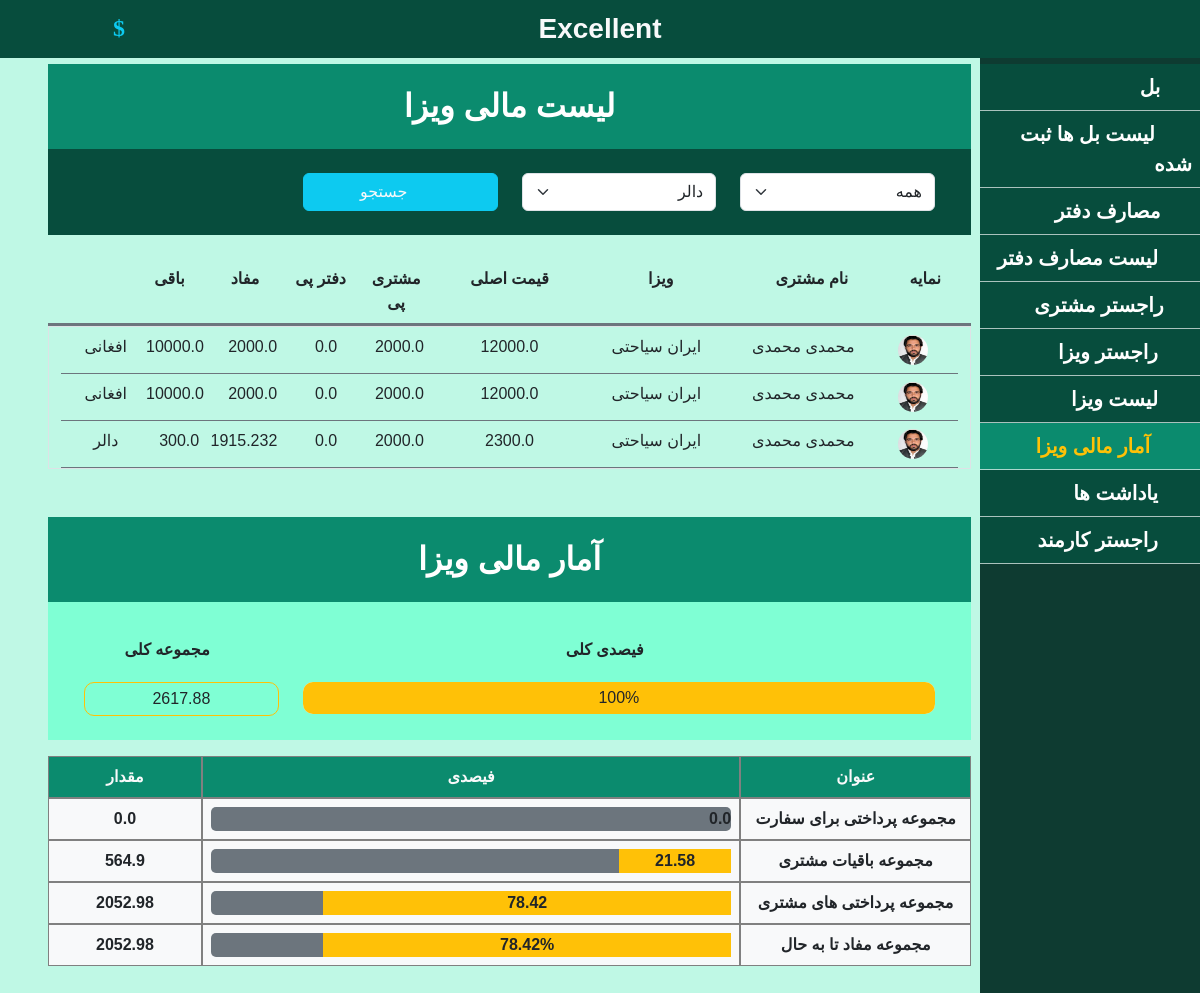
The app's page /visaStatistic (signed in) with its own data.
### travel_tour/models.py (models this page shows, shortened)
class Customer(models.Model):
    name = models.CharField(max_length=50)
    lastname = models.CharField(max_length=50)
    address = models.CharField(max_length=50)
    email = models.CharField(max_length=50,default='unknown')
    phone = models.CharField(max_length=50)
    mainstate = models.CharField(max_length=20)
    currentstate = models.CharField(max_length=20)
    passport = models.CharField(max_length=50,null=True)
    profile = models.ImageField(upload_to='profile/' , blank= True)
    passportImage = models.ImageField(upload_to='document/' , blank= True, null=True)
    cardImage = models.ImageField(upload_to='document/' , blank= True, null=True)

class VisaType(models.Model):
    country = models.CharField(max_length=20)
    duration = models.IntegerField()
    type = models.CharField(max_length=20)
    price = models.FloatField()
    money = models.ForeignKey(Money, on_delete=models.CASCADE)

class Visa(models.Model):
    visaType = models.ForeignKey(VisaType, on_delete=models.CASCADE)
    customer = models.ForeignKey(Customer, on_delete=models.CASCADE)
    isprocess = models.BooleanField(default=False)
    employee = models.ForeignKey(CustomUser, null=True, on_delete=models.SET_NULL)
    emailby = models.ForeignKey(OurEmail, on_delete=models.CASCADE)
    visapdf = models.FileField(upload_to='VisaPdfFiles/', null= True)
    isapproved = models.BooleanField(default=False)
    isrejected = models.BooleanField(default=False)
    iscomplate = models.BooleanField(default=False)
    saveddate = models.DateField(auto_now=True)
    price = models.FloatField()
    money = models.ForeignKey(Money, on_delete=models.CASCADE)
    bill = models.ForeignKey(Bill,on_delete=models.CASCADE,null=True)

class visaPayment(models.Model):
    visa = models.ForeignKey(Visa,on_delete=models.CASCADE)
    payed = models.FloatField(null = True)
    blockAddress = models.CharField(max_length=50, null = True)
    blockImage = models.ImageField(upload_to='BlockImage/' , blank= True, null=True)

class Money(models.Model):
    money_type = models.CharField(max_length=20)
    amount = models.IntegerField()
    sell_amount = models.FloatField()
    buy_amount = models.FloatField()
    date = models.DateTimeField(auto_now_add=True)
    def __str__ (self):
        return str(self.money_type)

### travel_tour/views.py (the view)
# urls.py: path('visaStatistic', visaStatistic,name = 'visaStatistic'),
@login_required(login_url='/')
def visaStatistic(request):
    context = {}
    context['page'] = 'آمار ویزا ها'
    total_price = 0
    total_ofpay = 0
    total_cupay = 0
    context['money'] = mod.Money.objects.all()
    try:
        if request.method == 'GET':
         Fvtype = request.GET.get('vtype_txt')
         moneytype = request.GET.get('money_txt')
         if moneytype:
            totype = mod.Money.objects.get(id = moneytype)
         else:
            totype = mod.Money.objects.get(id = 1)
         if Fvtype:
           if Fvtype == '0':
               visas = mod.Visa.objects.all()
               context['records'] = visaacountingList(visas)
               for i in context['records']:
                   moneychange(i['visa_price'],i["money_type"],totype.money_type)
                   total_price +=  moneychange(i['visa_price'],i["money_type"],totype)
                   total_cupay += moneychange(i['cupay'],i["money_type"],totype)
                   total_ofpay +=  moneychange(i['ofpay'],i["money_type"],totype)
               context['total_ofpay'] = round(total_ofpay,3)
               context['total_cupay_pay'] = round(total_cupay,3)
               context['percentage_cupay_pay'] = round(context['total_cupay_pay'] * 100 / total_price,2)
               context['total_price'] = round(total_price,3)
               context['percentage_ofpay'] = round(total_ofpay * 100 / total_price,2)
               context['total_cupay'] = round(total_price - total_cupay,3)
               context['percentage_cupay'] = round(context['total_cupay'] * 100 /total_price,2)
               context['mafad'] = round(total_cupay - total_ofpay,3)
               context['mafad_min'] = 'text-white bg-danger' if round(context['mafad'] * 100 / total_price,2) < 0 else 'bg-warning'
               context['percentage_mafad'] = abs(round(context['mafad'] * 100 / total_price,2))
           else:
                 visas = mod.Visa.objects.filter(visaType = Fvtype)
                 if len(visas) != 0:
                    context['records'] = visaacountingList(visas)
                    for i in context['records']:
                        moneychange(i['visa_price'],i["money_type"],totype)
                        total_price +=  moneychange(i['visa_price'],i["money_type"],totype)
                        total_cupay += moneychange(i['cupay'],i["money_type"],totype)
                        total_ofpay +=  moneychange(i['ofpay'],i["money_type"],totype)
                    context['total_ofpay'] = round(total_ofpay,3)
                    context['total_cupay_pay'] = round(total_cupay,3)
                    context['percentage_cupay_pay'] = round(context['total_cupay_pay'] * 100 / total_price,2)
                    context['total_price'] = round(total_price,3)
                    context['percentage_ofpay'] = round(total_ofpay * 100 / total_price,2)
                    context['total_cupay'] = round(total_price - total_cupay,3)
                    context['percentage_cupay'] = round(context['total_cupay'] * 100 /total_price,2)
                    context['mafad'] = round(total_cupay - total_ofpay,3)
                    context['mafad_min'] = 'text-white bg-danger' if round(context['mafad'] * 100 / total_price,2) < 0 else 'bg-warning'
                    context['percentage_mafad'] = abs(round(context['mafad'] * 100 / total_price,2))
         else:
              context['records'] = visaacountingList(mod.Visa.objects.all())
              for i in context['records']:
                   moneychange(i['visa_price'],i["money_type"],totype)
                   total_price +=  moneychange(i['visa_price'],i["money_type"],totype)
                   total_cupay += moneychange(i['cupay'],i["money_type"],totype)
                   total_ofpay +=  moneychange(i['ofpay'],i["money_type"],totype)
              context['total_ofpay'] = round(total_ofpay,3)
              context['total_cupay_pay'] = round(total_cupay,3)
              context['percentage_cupay_pay'] = round(context['total_cupay_pay'] * 100 / total_price,2)
              context['total_price'] = round(total_price,3)
              context['percentage_ofpay'] = round(total_ofpay * 100 / total_price,2)
              context['total_cupay'] = round(total_price - total_cupay,3)
              context['percentage_cupay'] = round(context['total_cupay'] * 100 /total_price,2)
              context['mafad'] = round(total_cupay - total_ofpay,3)
              context['mafad_min'] = 'text-white bg-danger' if round(context['mafad'] * 100 / total_price,2) < 0 else 'bg-warning'
              context['percentage_mafad'] = abs(round(context['mafad'] * 100 / total_price,2))
    except:
         return HttpResponseNotFound('<h1 style = "text-align: center"> هیچ ویزای وجود ندارد </h1>')
    context['vtype'] = mod.VisaType.objects.all()
    context['visastatistic'] = ' text-warning sub-bg ps-3'
    return render(request,'visa/visastatistic.html',context)

### templates/visa/visastatistic.html (shortened to what this page needs)
{% extends 'shared/_MainLayout.html' %}
{% load static %}
{% block content %}
<div class="body p-5 mt-3">
  <div class="text-center">
    <div class="detial">
      <div class="title_bar fw-bold fs-2 sub-bg text-white">
          لیست مالی ویزا
      </div>
      <div class="search_filter main-bg p-4">
        <form action="" name="listSearchform" method="get">
          <div class="row m-0">
            <div class="col-lg-3 col-md-3 col-12">
              <select class="form-select" name="vtype_txt"  id="emp" aria-label="Default select example">
                <option value="0">همه</option>
              </select>
            </div>
            <div class="col-lg-3 col-md-3 col-12">
              <select class="form-select" id="emailBy" name="money_txt" aria-label="Default select example">
                {% for item in money %}
                    <option value="{{item.id}}">{{item.money_type}} </option>
                {% endfor %}
            </select>
            </div>
            <div class="col-lg-3 col-md-3 col-12">
              <button type="submit" class="btn btn-info sub-bg text-light w-100"><i class="fa fa-search px-2" aria-hidden="true"></i>
                جستجو</button>
            </div>
          </div>
        </form>
      </div>
      <div class="row m-0 mt-4">
        <div class="col-12  border-bottom border-secondary border-3 p-2">
          <div class="row m-0">
            <div class="col-lg-1 col-md-1 col-12 fw-bold">
              نمایه
            </div>
            <div class="col-lg-2 col-md-2 col-12 fw-bold">
              نام مشتری
            </div>
            <div class="col-lg-2 col-md-1 col-12 fw-bold">
              ویزا
            </div>
            <div class="col-lg-2 col-md-2 col-12 fw-bold">
              قیمت اصلی
            </div>
            <div class="col-lg-1 col-md-2 col-12 fw-bold">
                مشتری پی
            </div>
            <div class="col-lg-1 col-md-2 col-12 fw-bold">
                دفتر پی
            </div>
            <div class="col-lg-1 col-md-2 col-12 fw-bold">
               مفاد
            </div>
            <div class="col-lg-1 col-md-2 col-12 fw-bold">
               باقی
             </div>
          </div>
        </div>
        <div class="row m-0 border-top border secondary" style="max-height: 500px; overflow-y:scroll">
          {% for item in records %}
          <div class="col-12 p-2 border-bottom border-secondary">
            <div class="row m-0 text-center">
              <div class="col-lg-1 col-md-1 col-12 fw-bold">
                <a href=""> <img src="{{item.visa_customer.profile.url}}" alt="" width="30" height="30"
                    style="border-radius: 50%;"> </a>
              </div>
              <div class="col-lg-2 col-md-2 col-12 ">
                {{ item.visa_customer.name }} {{item.visa_customer.lastname}}
              </div>
              <div class="col-lg-2 col-md-2 col-12 ">
                {{item.visa_type.country}} {{item.visa_type.type}}
              </div>
              <div class="col-lg-2 col-md-2 col-12 ">
                {{item.visa_price}}
              </div>
              <div class="col-lg-1 col-md-1 col-12 ">
                {{item.cupay}}
              </div>
              <div class="col-lg-1 col-md-1 col-12 ">
                {{item.ofpay}}
              </div>
              <div class="col-lg-1 col-md-1 col-12 ">
                {{item.mafad}}
              </div>
              <div class="col-lg-1 col-md-1 col-12 ">
                {{item.remain}}
              </div>
              <div class="col-lg-1 col-md-1 col-12 ">
                {{item.money_type}}
              </div>
            </div>
          </div>
          {% endfor %}
        </div>
      </div>
    </div>
    <div class="detial mt-5">
      <div class="title_bar fw-bold fs-2 sub-bg text-white">
        آمار مالی ویزا
      </div>
      <div class="search_filter p-4" style="background-color: aquamarine;">
          <div class="row m-0">
            <div class="col-9 mt-2">
              <p class="text-dark m-1 fw-bold"><i class="fa fa-edit text-danger px-2" aria-hidden="true"></i>فیصدی
                کلی</p>
            </div>
            <div class="col-3 mt-2">
              <p class="text-dark m-1 fw-bold"><i class="fa fa-edit text-danger px-2" aria-hidden="true"></i>مجموعه
                کلی</p>
              </div>
            <div class="col-9 mt-2">
              <div class=' bg-light  mt-2 text-center' style="width: 100%; border-radius:10px">
                <div class=' bg-warning py-1 mt-2 text-center' style="width: 100%; border-radius:10px">100%</div>
              </div>
            </div>
            <div class="col-3 mt-2">
              <div class='text-dark py-1 mt-2 text-center border border-warning' style="width: 100%; border-radius:10px">{{total_price}} {{money.money_type}}</div>
            </div>
          </div>
      </div>
      <div class="row m-0 bg-light mt-3 ">
        <div class="col-3 sub-bg text-light p-2 fw-bold" style="border: 1px solid grey;">عنوان</div>
        <div class="col-7 sub-bg text-light p-2 fw-bold" style="border: 1px solid grey;">فیصدی</div>
        <div class="col-2 sub-bg text-light p-2 fw-bold" style="border: 1px solid grey;">مقدار</div>
        <div class="row m-0 p-0">
            <div class="col-3 text-dark p-2 fw-bold" style="border: 1px solid grey;">مجموعه پرداختی برای سفارت</div>
            <div class="col-7 text-dark p-2 fw-bold" style="border: 1px solid grey;">
              <div class="m-0 bg-secondary" style="width: 100%; border-radius:5px;">
                <div class="m-0 bg-warning" style="width: {{percentage_ofpay}}%; border-raduis:5px;">{{percentage_ofpay}}</div>
              </div>
            </div>
            <div class="col-2 text-dark p-2 fw-bold" style="border: 1px solid grey;">{{total_ofpay}}</div>
        </div>
        <div class="row m-0 p-0">
            <div class="col-3 text-dark p-2 fw-bold" style="border: 1px solid grey;">مجموعه باقیات مشتری</div>
            <div class="col-7 text-dark p-2 fw-bold" style="border: 1px solid grey;">
              <div class="m-0 bg-secondary" style="width: 100%; border-radius:5px;">
                <div class="m-0 bg-warning" style="width: {{percentage_cupay}}%; border-raduis:5px;">{{percentage_cupay}}</div>
              </div>
            </div>
            <div class="col-2 text-dark p-2 fw-bold" style="border: 1px solid grey;">{{total_cupay}}</div>
        </div>
        <div class="row m-0 p-0">
          <div class="col-3 text-dark p-2 fw-bold" style="border: 1px solid grey;">مجموعه پرداختی های مشتری</div>
          <div class="col-7 text-dark p-2 fw-bold" style="border: 1px solid grey;">
            <div class="m-0 bg-secondary" style="width: 100%; border-radius:5px;">
              <div class="m-0 bg-warning" style="width: {{percentage_cupay_pay}}%; border-raduis:5px;">{{percentage_cupay_pay}}</div>
            </div>
          </div>
          <div class="col-2 text-dark p-2 fw-bold" style="border: 1px solid grey;">{{total_cupay_pay}}</div>
      </div>
        <div class="row m-0 p-0">
            <div class="col-3 text-dark p-2 fw-bold" style="border: 1px solid grey;">مجموعه مفاد تا به حال</div>
            <div class="col-7 text-dark p-2 fw-bold" style="border: 1px solid grey;">
              <div class="m-0 bg-secondary" style="width: 100%; border-radius:5px;">
                <div class="m-0 {{mafad_min}}" style="width: {{percentage_mafad}}%; border-raduis:5px;">{{percentage_mafad}}%</div>
              </div>
            </div>
            <div class="col-2 text-dark p-2 fw-bold" style="border: 1px solid grey;">{{mafad}}</div>
        </div>
      </div>
    </div>
  </div>
</div>
{% endblock content %}

### records on screen
Customer: visa_customer.profile (picture), visa_customer.name "محمدی", visa_customer.lastname "محمدی", visa_type.country "ایران", visa_type.type "سیاحتی", visa_price "12000.0", cupay "2000.0", ofpay "0.0", mafad "2000.0", remain "10000.0", money_type "افغانی"
Customer: visa_customer.profile (picture), visa_customer.name "محمدی", visa_customer.lastname "محمدی", visa_type.country "ایران", visa_type.type "سیاحتی", visa_price "2300.0", cupay "2000.0", ofpay "0.0", mafad "1915.232", remain "300.0", money_type "دالر"

### other values on screen
{{ total_price }} "2617.88"
{{ percentage_ofpay }} "0.0"
{{ total_ofpay }} "0.0"
{{ percentage_cupay }} "21.58"
{{ total_cupay }} "564.9"
{{ percentage_cupay_pay }} "78.42"
{{ total_cupay_pay }} "2052.98"
{{ percentage_mafad }} "78.42"
{{ mafad }} "2052.98"
form field money_txt "دالر"
